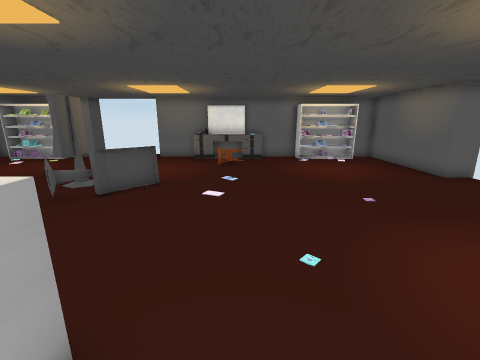
[1] (above)

17 first-person views from a walk through a 3-D level made in the Unity game engine. The camera is 1.5 m above the floor, tilts 14° down and sees 90° across. Doors are open. The floor is counted in squares, 0.6 m on a side. Each view is taken from the middle of a square. On the plan, view 1 faces up. The plan holds only what a view shows up to about 17 squares ahead; the rest is blank. The player is left out. Some surface patterns are stand-ins.

[2]
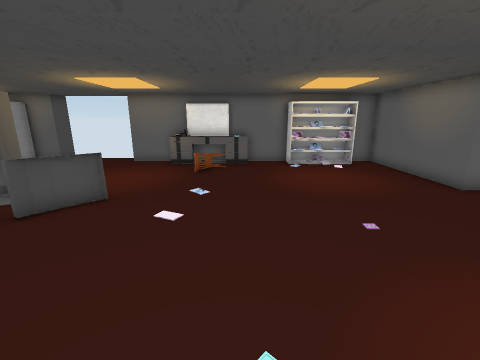

[3]
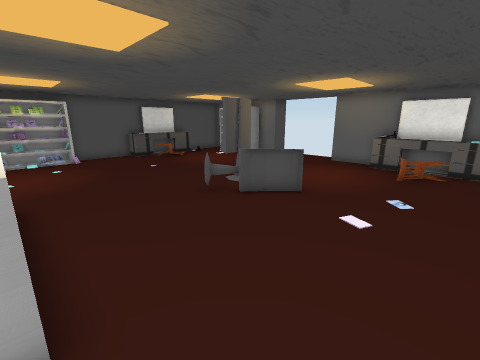

[4]
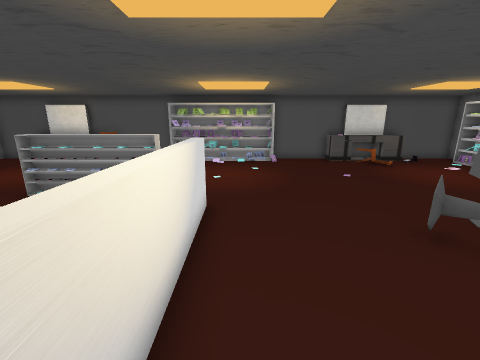

[5]
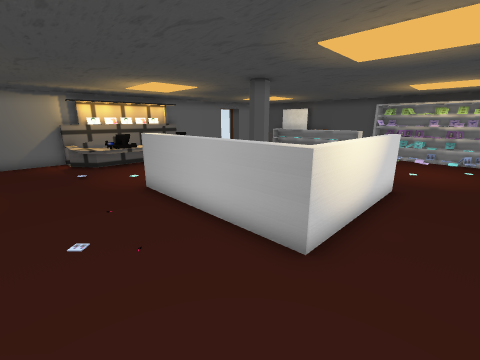

[6]
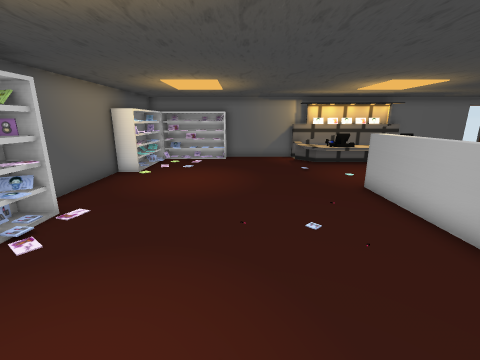

[7]
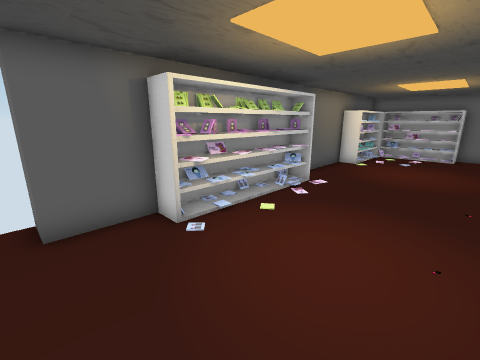

[8]
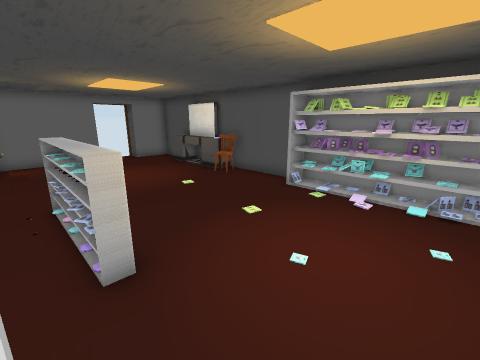

[9]
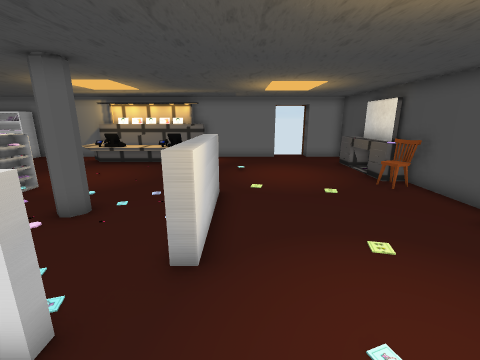

[10]
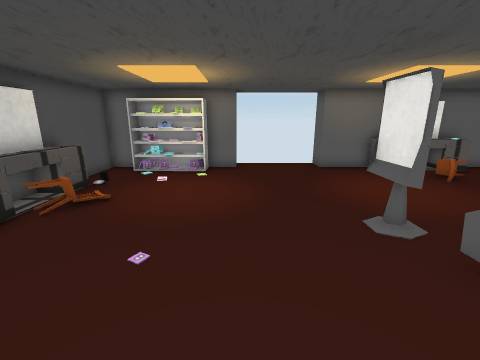

[11]
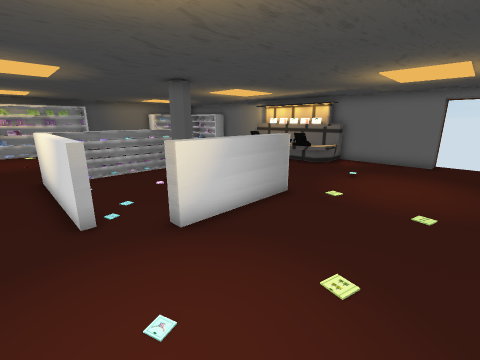

[12]
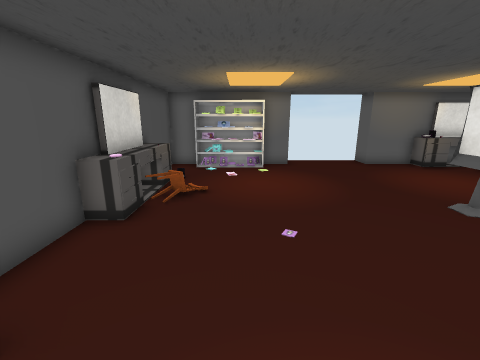

[13]
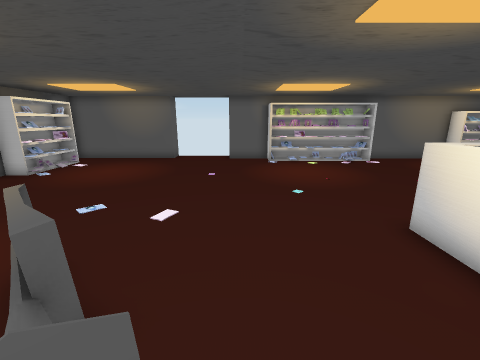

[14]
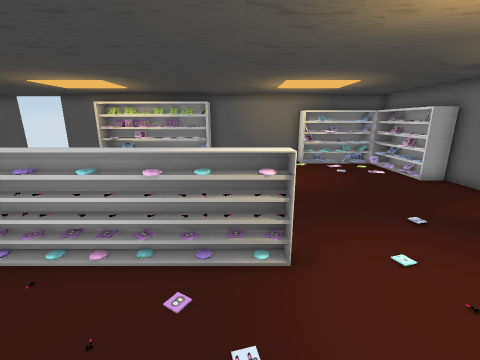

[15]
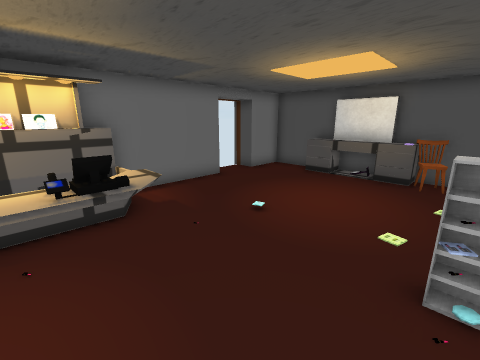

[16]
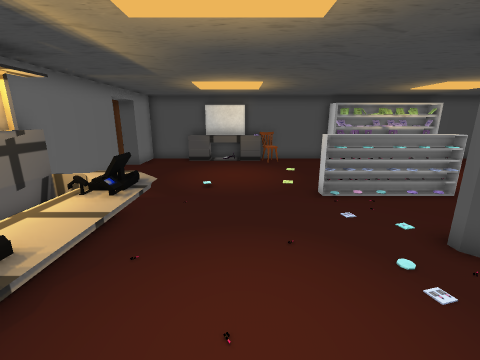

[17]
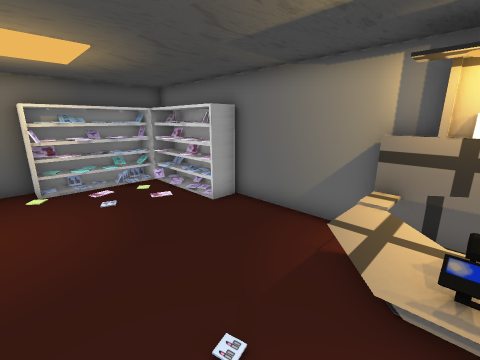

### Floor plan
Points are (right, up) in squares from view 1. A wall is a line through its corners. A room is listed if a view was taken in it or the views show most of it. See-through windows are left out.
Room 1 (views 1, 2, 3, 4, 5, 6, 7, 8, 9, 10, 11, 12, 13, 14, 15, 16, 17)
walls: (-3.6, 2) (-1.8, 2) (-1.8, -5); (-6.6, 2) (-4.4, 2); (-5.5, -1.9) (-5.2, -1.9); (-5.9, -2.3) (-5.4, -1.8) (-4.9, -2.3); (-8.8, 0.3) (-8.8, -4.2) (-9.3, -4.2) (-9.3, 0.3) (-8.8, 0.3); (-9.2, 0.3) (-9.2, -4.2); (-6.5, 8.6) (-6.5, 10.2); (-2.2, -5) (-2.2, 1); (-1.8, -4.9) (-1.8, 1.4); (-15.9, 5.1) (-15.9, -1.3) (-17, -1.3); (-17, 5) (-17, -6.9); (9, -2.2) (8.1, -2.2) (8.1, 4.2) (9.1, 4.2); (-2.1, 16.9) (-5.6, 16.9); (-17, 9.9) (-17, 5.2); (-7.6, -12.8) (-7.6, -11.5); (0.2, 16.7) (-2.2, 16.7); (-16.7, -6.6) (-16.7, -9.2); (9.1, 10.5) (9.1, 16.9) (8, 16.9); (-11.7, 15.8) (-15.4, 15.8); (8, -8.6) (8, -7.6) (9.1, -7.6); (-10.2, 16.9) (-15.3, 16.9); (-16.7, 12.2) (-16.7, 9.6); (3.9, -12.7) (3.9, -11.8) (8.1, -11.8); (-12.4, -12.6) (8, -12.8) (8, -9.3); (-11.7, 17) (-11.7, 16) (-15.3, 16); (-17, -9.1) (-17, -12.9); (7.6, 15.9) (4, 15.9) (4, 16.9) (-1.8, 16.9); (-15.5, 16.9) (-17, 16.9) (-17, 12.4); (7.5, 16.9) (4.1, 16.9); (9.1, -11.6) (9.1, 6.7); (-17, -12.5) (-14.7, -12.6)
low walls: (-7.7, -9.9) (-6.9, -9.3) (-1.7, -9.3) (-1, -10.1); (-7.7, -11.4) (-7, -10.3) (-1.6, -10.3) (-0.5, -11.5); (-1.1, -11.6) (-0.5, -11.6); (1.6, 15.9) (-3, 15.9) (-3, 16.9); (-17, -5.7) (-15.9, -5.7) (-15.9, -10.2); (-15.9, 13.3) (-15.9, 8.7) (-17, 8.7)
ways out: open door at (-13.5, -13.5); open door at (-7.8, 18.2); open door at (9.5, 8.5)
objects: chair (-16, -5); other object (-4, 9)

Positions as (right, up) in squares from view 1, and headings:
1: (0, 0), facing up
2: (1, 2), facing up
3: (1, 2), facing up-left
4: (-1, 3), facing left
5: (2, 4), facing down-left
6: (3, 4), facing down
7: (3, 7), facing down-right
8: (-8, 4), facing down-left
9: (-10, 4), facing down
10: (-10, 4), facing up
11: (-14, 3), facing down-right
12: (-13, 3), facing up
13: (-7, 6), facing right
14: (-6, -4), facing right
15: (-5, -4), facing down-left
16: (-1, -7), facing left
17: (-2, -7), facing down-right
